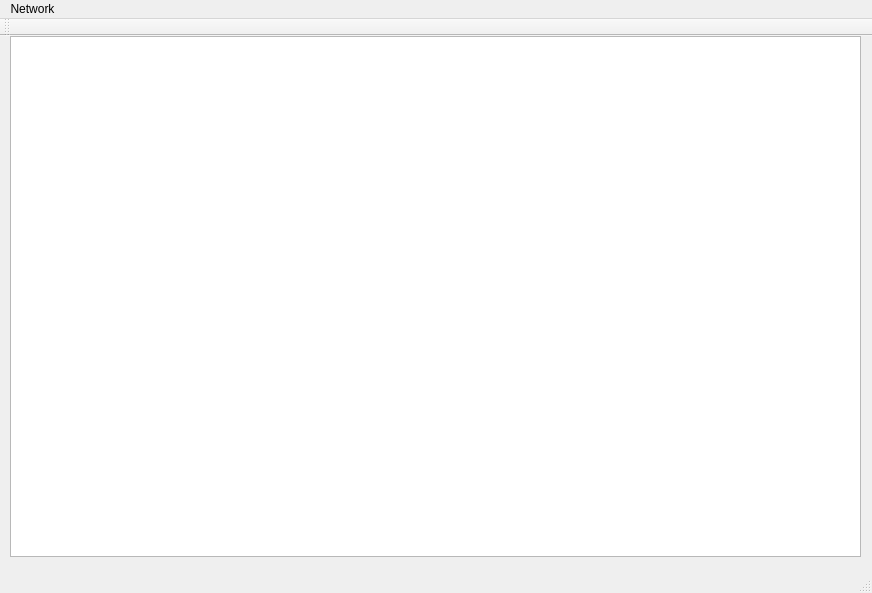
<?xml version="1.0" encoding="UTF-8"?>
<ui version="4.0">
 <class>Window</class>
 <widget class="QMainWindow" name="Window">
  <property name="geometry">
   <rect>
    <x>0</x>
    <y>0</y>
    <width>872</width>
    <height>593</height>
   </rect>
  </property>
  <property name="windowTitle">
   <string>Text Editor</string>
  </property>
  <widget class="QWidget" name="centralWidget">
   <widget class="QTextEdit" name="textEdit">
    <property name="geometry">
     <rect>
      <x>10</x>
      <y>0</y>
      <width>851</width>
      <height>521</height>
     </rect>
    </property>
    <property name="minimumSize">
     <size>
      <width>0</width>
      <height>1</height>
     </size>
    </property>
    <property name="focusPolicy">
     <enum>Qt::StrongFocus</enum>
    </property>
   </widget>
  </widget>
  <widget class="QMenuBar" name="menuBar">
   <property name="geometry">
    <rect>
     <x>0</x>
     <y>0</y>
     <width>872</width>
     <height>25</height>
    </rect>
   </property>
   <widget class="QMenu" name="menuConnect">
    <property name="title">
     <string>Network</string>
    </property>
    <addaction name="actionConnect"/>
    <addaction name="actionDisconnect"/>
   </widget>
   <addaction name="menuConnect"/>
  </widget>
  <widget class="QToolBar" name="mainToolBar">
   <attribute name="toolBarArea">
    <enum>TopToolBarArea</enum>
   </attribute>
   <attribute name="toolBarBreak">
    <bool>false</bool>
   </attribute>
  </widget>
  <widget class="QStatusBar" name="statusBar"/>
  <action name="actionConnect">
   <property name="text">
    <string>Connect</string>
   </property>
  </action>
  <action name="actionDisconnect">
   <property name="text">
    <string>Disconnect</string>
   </property>
  </action>
 </widget>
 <layoutdefault spacing="6" margin="11"/>
 <resources/>
 <connections/>
</ui>
